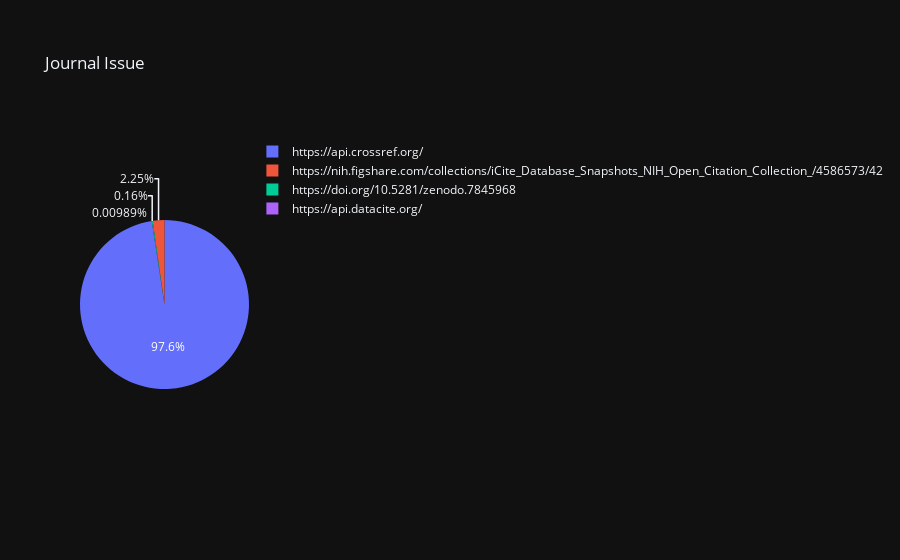
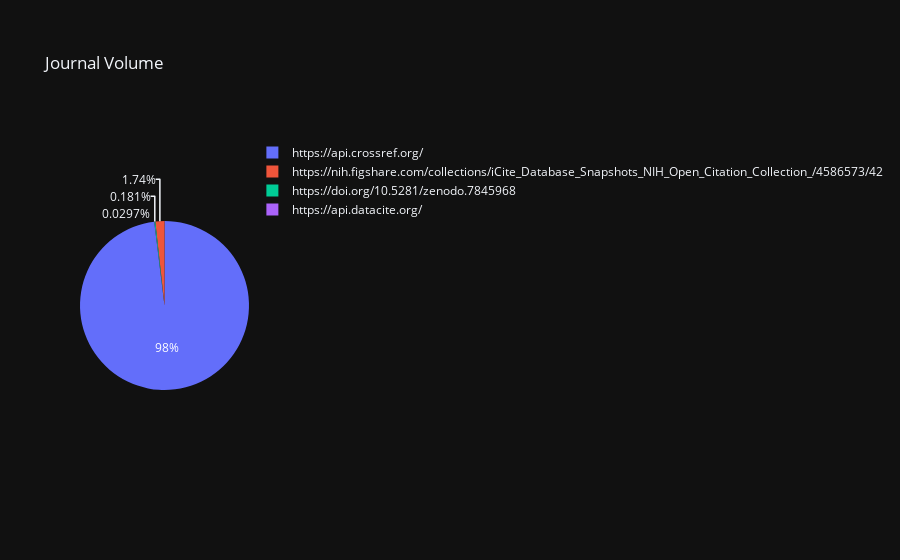
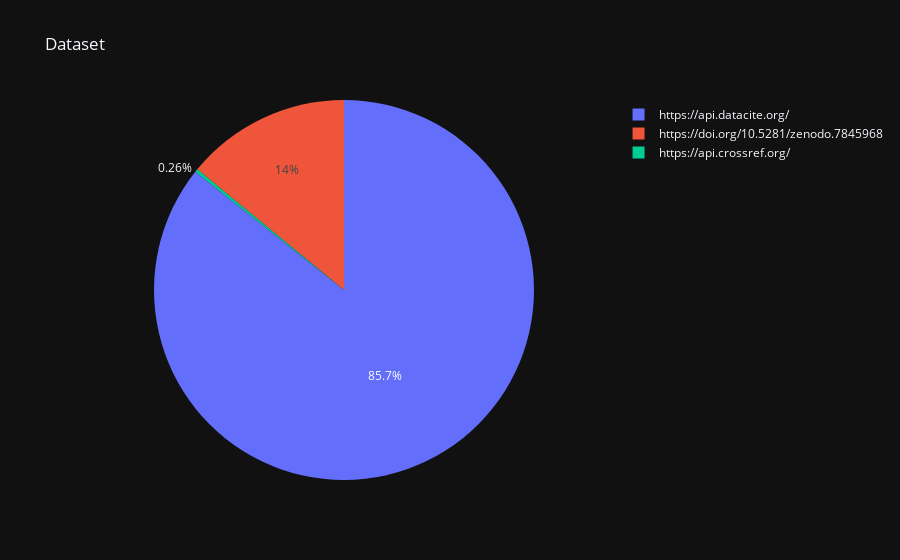
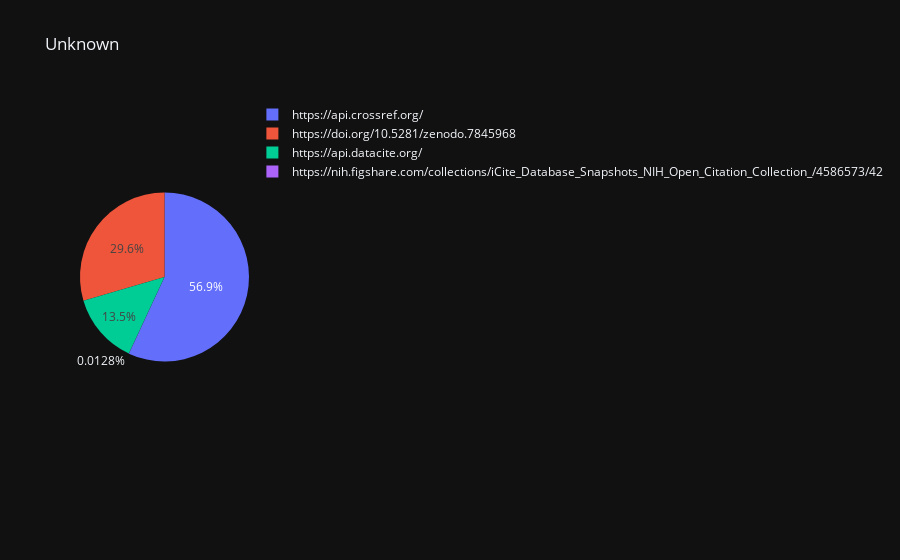

Notebook source saved alongside these figures, in order:
### Code cell
visualize_sources_proportion(sorted_res['journal issue'], 'Journal Issue')
visualize_sources_proportion(sorted_res['journal volume'], 'Journal Volume')
visualize_sources_proportion(sorted_res['dataset'], 'Dataset')
visualize_sources_proportion(sorted_res[''], 'Unknown')
visualize_sources_proportion(sorted_res['journal article'], 'Journal Article')

### Figure 1 — Plotly figure (JSON) as saved in the notebook; plotly's stock layout.template omitted (floating-point values rounded to 4 significant figures)
{"data": [{"domain": {"x": [0.0, 1.0], "y": [0.0, 1.0]}, "hovertemplate": "label=%{label}<br>value=%{value}<extra></extra>", "labels": ["https://api.crossref.org/", "https://nih.figshare.com/collections/iCite_Database_Snapshots_NIH_Open_Citation_Collection_/4586573/42", "https://doi.org/10.5281/zenodo.7845968", "https://api.datacite.org/"], "legendgroup": "", "name": "", "showlegend": true, "values": [4754321, 109414, 7814, 482], "type": "pie"}], "layout": {"legend": {"tracegroupgap": 0}, "title": {"text": "Journal Issue"}}}

### Figure 2 — Plotly figure (JSON) as saved in the notebook; plotly's stock layout.template omitted (floating-point values rounded to 4 significant figures)
{"data": [{"domain": {"x": [0.0, 1.0], "y": [0.0, 1.0]}, "hovertemplate": "label=%{label}<br>value=%{value}<extra></extra>", "labels": ["https://api.crossref.org/", "https://nih.figshare.com/collections/iCite_Database_Snapshots_NIH_Open_Citation_Collection_/4586573/42", "https://doi.org/10.5281/zenodo.7845968", "https://api.datacite.org/"], "legendgroup": "", "name": "", "showlegend": true, "values": [1445356, 25664, 2668, 438], "type": "pie"}], "layout": {"legend": {"tracegroupgap": 0}, "title": {"text": "Journal Volume"}}}

### Figure 3 — Plotly figure (JSON) as saved in the notebook; plotly's stock layout.template omitted (floating-point values rounded to 4 significant figures)
{"data": [{"domain": {"x": [0.0, 1.0], "y": [0.0, 1.0]}, "hovertemplate": "label=%{label}<br>value=%{value}<extra></extra>", "labels": ["https://api.datacite.org/", "https://doi.org/10.5281/zenodo.7845968", "https://api.crossref.org/"], "legendgroup": "", "name": "", "showlegend": true, "values": [1241865, 203601, 3772], "type": "pie"}], "layout": {"legend": {"tracegroupgap": 0}, "title": {"text": "Dataset"}}}

### Figure 4 — Plotly figure (JSON) as saved in the notebook; plotly's stock layout.template omitted (floating-point values rounded to 4 significant figures)
{"data": [{"domain": {"x": [0.0, 1.0], "y": [0.0, 1.0]}, "hovertemplate": "label=%{label}<br>value=%{value}<extra></extra>", "labels": ["https://api.crossref.org/", "https://doi.org/10.5281/zenodo.7845968", "https://api.datacite.org/", "https://nih.figshare.com/collections/iCite_Database_Snapshots_NIH_Open_Citation_Collection_/4586573/42"], "legendgroup": "", "name": "", "showlegend": true, "values": [683930, 355092, 162357, 154], "type": "pie"}], "layout": {"legend": {"tracegroupgap": 0}, "title": {"text": "Unknown"}}}
